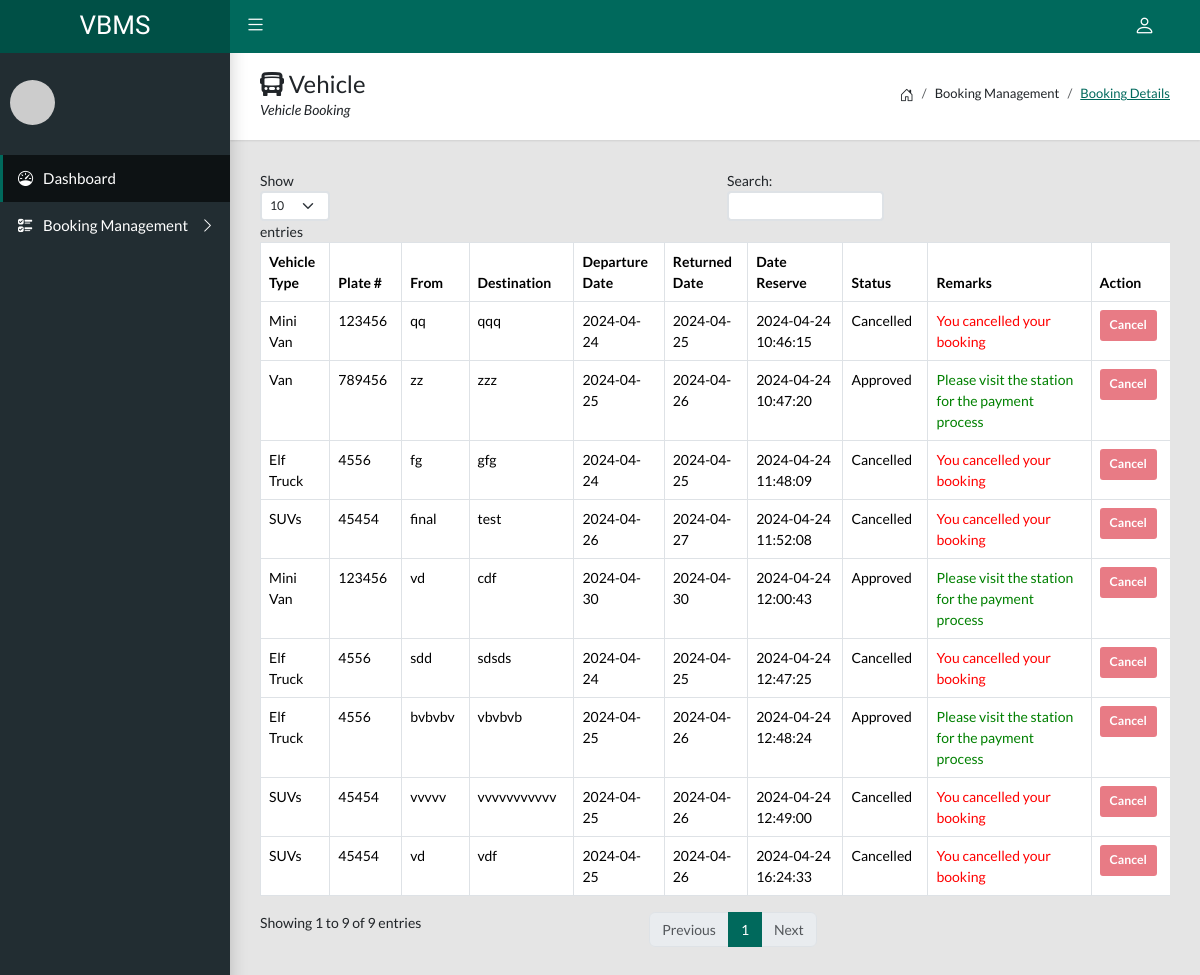
The app's page /user/booking-details.php with its own data.
### tables this page shows
CREATE TABLE `tblreserve` (
  `reserveid` bigint(20) NOT NULL,
  `vehicle_id` bigint(20) NOT NULL,
  `user_id` bigint(20) NOT NULL,
  `from1` varchar(255) NOT NULL,
  `destination` varchar(255) NOT NULL,
  `departure` varchar(255) NOT NULL,
  `returned` varchar(255) NOT NULL,
  `passenger` varchar(255) NOT NULL,
  `status` varchar(255) NOT NULL,
  `dt_reserve` timestamp NOT NULL DEFAULT current_timestamp() ON UPDATE current_timestamp()
);

CREATE TABLE `tblvehicle` (
  `vehicleid` bigint(20) NOT NULL,
  `vehicle_type` varchar(255) NOT NULL,
  `plate` varchar(255) NOT NULL,
  `color` varchar(255) NOT NULL,
  `capacity` varchar(255) NOT NULL,
  `renatal` varchar(255) NOT NULL,
  `image` varchar(255) NOT NULL,
  `dt_vehicle` timestamp NOT NULL DEFAULT current_timestamp() ON UPDATE current_timestamp()
);

### user/booking-details.php (the view, shortened to what this page needs)
<?php
    include '../connect_sql.php';
    $qryloadapproved = $conn->query("SELECT * FROM tblreserve INNER JOIN tblvehicle ON tblvehicle.vehicleid=tblreserve.vehicle_id") or die($conn->error);
?>
<!DOCTYPE html>
<html>
<head>
    <?php include 'css.php'; ?>
</head>
<body class="app sidebar-mini">
    <?php include 'navbar.php'; ?>
    <?php include 'sidebar.php'; ?>
    <main class="app-content">
        <div class="app-title">
            <div>
                <h1><i class="bi bi-bus-front-fill"></i> Vehicle</h1>
                <p>Vehicle Booking</p>
            </div>
            <ul class="app-breadcrumb breadcrumb side">
                <li class="breadcrumb-item"><i class="bi bi-house-door fs-6"></i></li>
                <li class="breadcrumb-item">Booking Management</li>
                <li class="breadcrumb-item active"><a href="../admin/booking.php">Booking Details</a></li>
            </ul>
        </div>
        <div class="row">
            <div class="col-md-12">
                <div class="title">
                    <div class="tile-body">
                        <div class="table-responsive">
                            <table class="table table-hover table-bordered" id="sampleTable">
                                <thead>
                                    <tr>
                                        <th>Vehicle Type</th>
                                        <th>Plate #</th>
                                        <th>From</th>
                                        <th>Destination</th>
                                        <th>Departure Date</th>
                                        <th>Returned Date</th>
                                        <th>Date Reserve</th>
                                        <th>Status</th>
                                        <th>Remarks</th>
                                        <th>Action</th>
                                    </tr>
                                </thead>
                                <tbody>
                                    <?php
                                        while ($rowloadreservation = $qryloadapproved->fetch_assoc()) {
                                            if ($rowloadreservation['status'] === 'Approved') {
                                            $remarks = '<span style="color: green;">Please visit the station for the payment process</span>';
                                            } else if ($rowloadreservation['status'] === 'Cancelled') {
                                            $remarks = '<span style="color: red;">You cancelled your booking</span>';
                                        } else {
                                            $remarks = '';
                                        }
                                            $cancelButtonDisabled = $rowloadreservation['status'] === 'Cancelled' || $rowloadreservation['status'] === 'Approved' ? 'disabled' : '';
                                            echo '<tr>
                                            <td style="display:none">'.$rowloadreservation['reserveid'].'</td>
                                            <td>'.$rowloadreservation['vehicle_type'].'</td>
                                            <td>'.$rowloadreservation['plate'].'</td>
                                            <td>'.$rowloadreservation['from1'].'</td>
                                            <td>'.$rowloadreservation['destination'].'</td>
                                            <td>'.$rowloadreservation['departure'].'</td>
                                            <td>'.$rowloadreservation['returned'].'</td>
                                            <td>'.$rowloadreservation['dt_reserve'].'</td>
                                            <td>'.$rowloadreservation['status'].'</td>
                                            <td>'.$remarks.'</td>
                                            <td><button type="button" data-bs-toggle="modal" data-bs-target="#modalcancel" class="btn btn-danger btn-sm approve-btn" '.$cancelButtonDisabled.'>Cancel</button></td>
                                            </tr>';
                                        }
                                    ?>
                                </tbody>
                            </table>
                        </div>
                    </div>
                </div>
            </div>
        </div>
    </main>
</body>
</html>

### records on screen
tblreserve: vehicle.vehicle_type "Mini Van", vehicle.plate "123456", from1 "qq", destination "qqq", departure "2024-04-24", returned "2024-04-25", dt_reserve "2024-04-24 10:46:15", status "Cancelled", shows "You cancelled your booking"
tblreserve: vehicle.vehicle_type "Van", vehicle.plate "789456", from1 "zz", destination "zzz", departure "2024-04-25", returned "2024-04-26", dt_reserve "2024-04-24 10:47:20", status "Approved", shows "Please visit the station for the payment process"
tblreserve: vehicle.vehicle_type "Elf Truck", vehicle.plate "4556", from1 "fg", destination "gfg", departure "2024-04-24", returned "2024-04-25", dt_reserve "2024-04-24 11:48:09", status "Cancelled", shows "You cancelled your booking"
tblreserve: vehicle.vehicle_type "SUVs", vehicle.plate "45454", from1 "final", destination "test", departure "2024-04-26", returned "2024-04-27", dt_reserve "2024-04-24 11:52:08", status "Cancelled", shows "You cancelled your booking"
tblreserve: vehicle.vehicle_type "Mini Van", vehicle.plate "123456", from1 "vd", destination "cdf", departure "2024-04-30", returned "2024-04-30", dt_reserve "2024-04-24 12:00:43", status "Approved", shows "Please visit the station for the payment process"
tblreserve: vehicle.vehicle_type "Elf Truck", vehicle.plate "4556", from1 "sdd", destination "sdsds", departure "2024-04-24", returned "2024-04-25", dt_reserve "2024-04-24 12:47:25", status "Cancelled", shows "You cancelled your booking"
tblreserve: vehicle.vehicle_type "Elf Truck", vehicle.plate "4556", from1 "bvbvbv", destination "vbvbvb", departure "2024-04-25", returned "2024-04-26", dt_reserve "2024-04-24 12:48:24", status "Approved", shows "Please visit the station for the payment process"
tblreserve: vehicle.vehicle_type "SUVs", vehicle.plate "45454", from1 "vvvvv", destination "vvvvvvvvvvv", departure "2024-04-25", returned "2024-04-26", dt_reserve "2024-04-24 12:49:00", status "Cancelled", shows "You cancelled your booking"
tblreserve: vehicle.vehicle_type "SUVs", vehicle.plate "45454", from1 "vd", destination "vdf", departure "2024-04-25", returned "2024-04-26", dt_reserve "2024-04-24 16:24:33", status "Cancelled", shows "You cancelled your booking"
